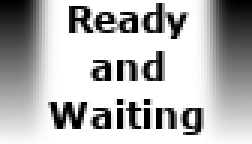
#> input picture gc/ready.png, 84 x 48 px (shown 3 times larger)
$ python img2raw.py ready.png
#> lines starting #> are read from the running program, lines starting #| are printed output that depends on the picture
#> in main, img is the input picture: PIL image 84x48 RGBA; mean R, G, B, A 183.2, 183.2, 183.2, 255
#!/usr/bin/env python3

# Image to Raw Bitmap Data Converter
# Copyright (C) 2017 Ingo Ruhnke <grumbel@gmail.com>
#
# This program is free software: you can redistribute it and/or modify
# it under the terms of the GNU General Public License as published by
# the Free Software Foundation, either version 3 of the License, or
# (at your option) any later version.
#
# This program is distributed in the hope that it will be useful,
# but WITHOUT ANY WARRANTY; without even the implied warranty of
# MERCHANTABILITY or FITNESS FOR A PARTICULAR PURPOSE.  See the
# GNU General Public License for more details.
#
# You should have received a copy of the GNU General Public License
# along with this program.  If not, see <http://www.gnu.org/licenses/>.


import re
import sys
import random
import itertools
import argparse
import random
import numpy
import math
from PIL import Image
from PIL import ImageEnhance


def quantize(img, levels, floydsteinberg):
    """Takes a grayscale image and reduces it's number of colors to
    'levels'. Resulting pixel are in [0, levels), not [0, 256)."""
#> called with levels = 16, floydsteinberg = False
    q = 255 / levels

    pixels = numpy.zeros([img.size[0] + 2, img.size[1] + 2])
    for y in range(img.size[1]):
        for x in range(img.size[0]):
            p = img.getpixel((x, y))
            pixels[x+1][y+1] = p
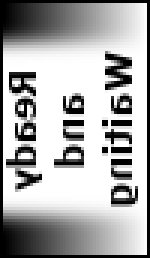
#> pixels: shape (86, 50) float64 (shown 3 times larger); min 0, max 255, mean 171.7

    for y in range(1, pixels.shape[1] - 1):
        for x in range(1, pixels.shape[0] - 1):
            oldpixel = pixels[x, y]
            newpixel = math.floor(oldpixel / q)
            pixels[x][y] = newpixel
            if floydsteinberg:
                quant_error = oldpixel - (newpixel * q)
                pixels[x+1][y  ] += quant_error * 7/16
                pixels[x-1][y+1] += quant_error * 3/16
                pixels[x  ][y+1] += quant_error * 5/16
                pixels[x+1][y+1] += quant_error * 1/16

    out = Image.new("L", img.size)
#> out: PIL image 84x48 L; every value is 0
    for y in range(img.size[1]):
        for x in range(img.size[0]):
            p = pixels[x+1][y+1]
            out.putpixel((x, y), int(p))

    return out


def img2data(img, levels, dither, magic):
    img = quantize(img, levels, floydsteinberg=dither)

    levels = levels - 1

    zipdata = []
    for y in range(0, 48):
        for x in range(0, 84):
            p = img.getpixel((x, y))
            zipdata.append(([0] * (levels - p)) + ([1] * p))
#> after the loop, zipdata = 4032 items

    data = []
    for l in range(levels):
        for x in range(0, 84):
            for y in range(0, 6):
                v = 0
                for b in range(0, 8):
                    p = zipdata[((y*8+b) * 84) + x]
                    v |= (p[int(magic[0] * x + magic[1] * (y*8+b) + l) % levels]) << b

                    # Moire pattern
                    # v |= (p[int(x * (y*8+b) + l) % levels]) << b

                    # v |= (p[(x*5 + 3*(y*8+b)*48 + l) % levels]) << b
                data.append(v)
#> after the loop, data = 7560 values, max 255 at index 11, min 0 at index 0, mean 188
    return data

float_re = r"[-+]?(?:\d+(?:\.\d*)?|\.\d+)(?:[eE][-+]?\d+)?"

def img2grayscale(img, rotate):
    if img.size != (84, 48):
        w, h = img.size
        if w > h: # landscape
            nh = int(w * 55 / 84)
            img = img.crop((0, (h - nh) // 2, w, nh + (h - nh) // 2))
        else: # portrait
            nw = int(h * (84 / 55))
            img = img.crop(((w - nw) // 2, 0, nw + (w - nw) // 2, h))

        img = img.resize((84, 48), resample=Image.LANCZOS)

    img = img.rotate(rotate, expand=False)

    return img.convert("L")


def MagicValue(text):
    m = re.match(r"({}),({})".format(float_re, float_re), text)
    if m is None:
        raise argparse.ArgumentTypeError("invalid format for --magic: '{}', expected \"X,Y\"".format(args.format))
    else:
        return (float(m.group(1)), float(m.group(2)))


def BrightnessContrastValue(text):
    m = re.match(r"({}),({})".format(float_re, float_re), text)
    if m is None:
        raise argparse.ArgumentTypeError("invalid format for --enhance: '{}', expected \"BRIGHTNESS,CONTRAST\"".format(args.format))
    else:
        return (float(m.group(1)), float(m.group(2)))


def parse_args():
    parser = argparse.ArgumentParser(description='Convert image to raw bitmap data')
    parser.add_argument('FILE', action='store', type=str, nargs=1,
                        help='image file to load')
    parser.add_argument('-l', '--levels', metavar="NUM", type=int, default=16,
                        help='Number of levels of grayscale to use')
    parser.add_argument('-f', '--format', metavar="FMT", type=str, default="raw",
                        help='Output format (raw, C)')
    parser.add_argument('-r', '--rotate', metavar="ANGLE", type=int, default=0,
                        help='Rotate output by ANGLE')
    parser.add_argument('-d', '--dither', action='store_true', default=False,
                        help='Use Floyd-Steinberg dithering')
    parser.add_argument('-m', '--magic', metavar="X,Y", type=MagicValue, default=None,
                        help='Magic values to determine the flicker pattern')
    parser.add_argument('-e', '--enhance', metavar="B,C", type=BrightnessContrastValue, default=None,
                        help='Adjust brightness and contrast before sending the image')
    return parser.parse_args()


def main():
    args = parse_args()

    if args.magic is None:
        if args.levels > 15:
            magic = (7, 5)
        elif args.levels > 9:
            magic = (5, 3)
        else:
            magic = (1, 1)
    else:
        magic = args.magic

    img = Image.open(args.FILE[0])
    img = img2grayscale(img, args.rotate)

    if args.enhance is not None:
        img = ImageEnhance.Brightness(img).enhance(args.enhance[0])
        img = ImageEnhance.Contrast(img).enhance(args.enhance[1])

    data = img2data(img, args.levels, args.dither, magic)
    #data2 = numpy.array(data)
    #img2 = Image.fromarray(data2,mode="L")
    #img2.save('3.png')
    if args.format == "raw":
        sys.stdout.buffer.write(bytes(data))
    elif args.format == "C" or args.format == "c":
        fi = open("bitmap.h","w")
        for i in range(15):
            fi.write("const char bitmap")
            fi.write(str(i))
            fi.write("[504] ={")
            fi.write(", ".join(["0x{:02x}".format(data[v]) for v in range(i*504,(i+1)*504)]))
            #fi.write(", ".join("0x{:02x}".format(v) for v in data))
            fi.write("};\n")
        fi.close()
    else:
        raise argparse.ArgumentTypeError("invalid format '{}'".format(args.format))


if __name__ == "__main__":
    main()


# EOF #
